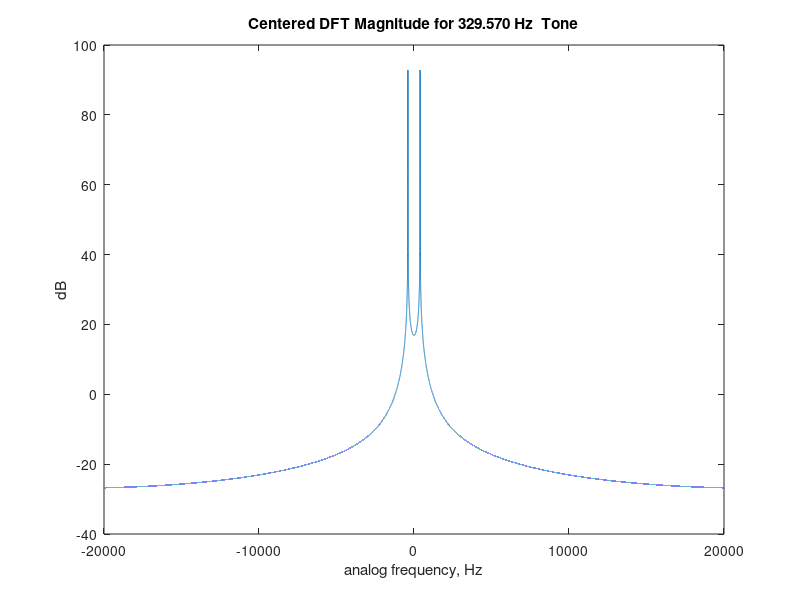
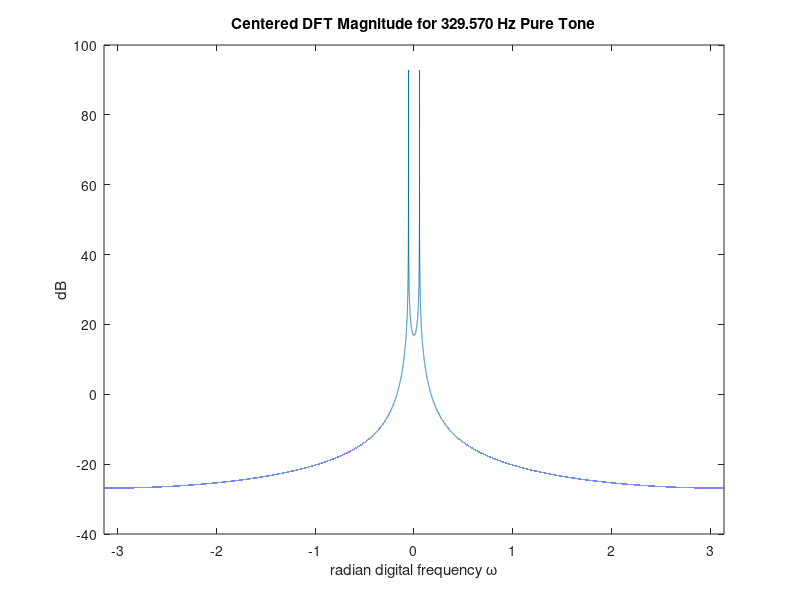
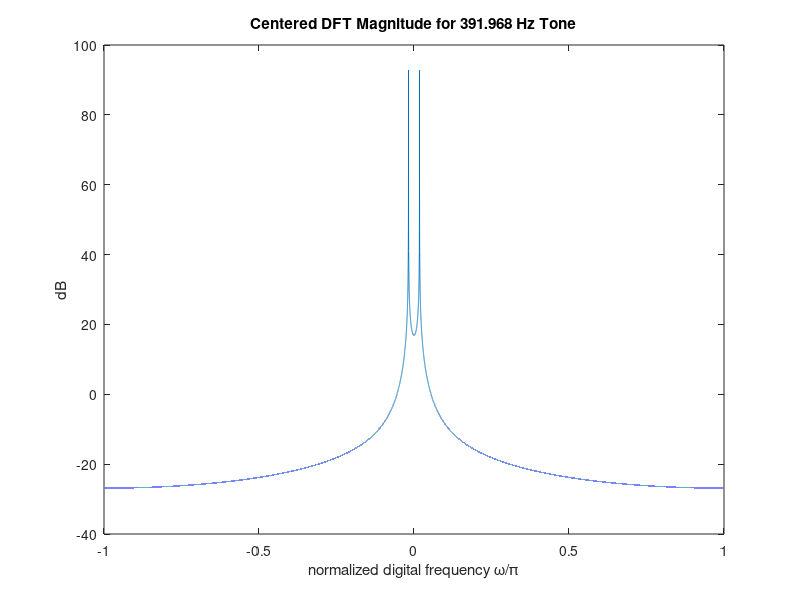

The MATLAB script that drew these images, in order:
%% Lab13
%    Name : Yamin Yee
%    Date : Dec 5, 2019
%    Lab Assignment : #13  

clear all; close all; clc; format compact;
disp('Lab #13');
disp(' ');
disp('%%%% Yamin Yee          %%%%');
disp('%%%% CECS 463 Fall 2019 %%%%');
disp('%%%% Lab Assignment #13 %%%%');
disp('%%%% 12/05/2019          %%%%');
disp(' ');
str=datestr(now); disp(['Matlab Time Stamp: ',str]);
disp('');
clc;close all;clear all;

%% Problem 1
%%  440 Hz
Fs = 44100; % sampling frequency in Hz

N = Fs * 2; % length of the 2 sec signal

n = 0:N-1; % discrete time variable

f_analog = 440; % analog frequency in Hz

w_dig = 2*pi*f_analog/Fs; % radian digital frequency

x = cos(w_dig * n); % the signal

% Normalize samples to the range [-1,1]

% Not really needed here b/c cos is already in this range,

% but done anyway to illustrate how you normalize.

x = x / max(abs(x));

sound(x,Fs,16); % play it through sound card

X = fftshift(fft(x)); % centered DFT

Xmag = abs(X); % centered DFT magnitude

XmagdB = 20*log10(Xmag); % convert to dB

% Plot the centered magnitude against analog frequency

w = -pi:2*pi/N:pi-2*pi/N; % dig rad freq vector

f = w * Fs /(2*pi); % analog freq vector

figure(1);

plot(f,XmagdB);

xlim([-20000 20000]);

title('Centered DFT Magnitude for 100 Hz  Tone');

xlabel('analog frequency, Hz');

ylabel('dB');

% Plot the centered magnitude against radian digital freq

figure(2);

plot(w,XmagdB);

xlim([-pi pi]);

title('Centered DFT Magnitude for 440 Hz Pure Tone');

xlabel('radian digital frequency \omega');

ylabel('dB');

% Plot against normalized digital frequency

figure(3);

plot(w/pi,XmagdB);

xlim([-1 1]);

title('Centered DFT Magnitude for 440 Hz Tone');

xlabel('normalized digital frequency \omega/\pi');

ylabel('dB');

% wait 3 seconds in case sound card is still busy pause(3);

audiowrite('A-440.wav',x,Fs); % write to wave file

[x2,Fs] = audioread('A-440.wav'); % read it back in

sound(x2,Fs,16); 

%% 441 Hz

Fs = 44100; % sampling frequency in Hz

N = Fs * 2; % length of the 2 sec signal

n = 0:N-1; % discrete time variable

f_analog = 441; % analog frequency in Hz

w_dig = 2*pi*f_analog/Fs; % radian digital frequency

x = cos(w_dig * n); % the signal

% Normalize samples to the range [-1,1]

% Not really needed here b/c cos is already in this range,

% but done anyway to illustrate how you normalize.

x = x / max(abs(x));

sound(x,Fs,16); % play it through sound card

X = fftshift(fft(x)); % centered DFT

Xmag = abs(X); % centered DFT magnitude

XmagdB = 20*log10(Xmag); % convert to dB

% Plot the centered magnitude against analog frequency

w = -pi:2*pi/N:pi-2*pi/N; % dig rad freq vector

f = w * Fs /(2*pi); % analog freq vector

figure(1);

plot(f,XmagdB);

xlim([-20000 20000]);

title('Centered DFT Magnitude for 100 Hz  Tone');

xlabel('analog frequency, Hz');

ylabel('dB');

% Plot the centered magnitude against radian digital freq

figure(2);

plot(w,XmagdB);

xlim([-pi pi]);

title('Centered DFT Magnitude for 441 Hz Pure Tone');

xlabel('radian digital frequency \omega');

ylabel('dB');

% Plot against normalized digital frequency

figure(3);

plot(w/pi,XmagdB);

xlim([-1 1]);

title('Centered DFT Magnitude for 441 Hz Tone');

xlabel('normalized digital frequency \omega/\pi');

ylabel('dB');

% wait 3 seconds in case sound card is still busy pause(3);

audiowrite('A-441.wav',x,Fs); % write to wave file

[x2,Fs] = audioread('A-441.wav'); % read it back in

sound(x2,Fs,16); 

%% 445 Hz

Fs = 44100; % sampling frequency in Hz

N = Fs * 2; % length of the 2 sec signal

n = 0:N-1; % discrete time variable

f_analog = 445; % analog frequency in Hz

w_dig = 2*pi*f_analog/Fs; % radian digital frequency

x = cos(w_dig * n); % the signal

% Normalize samples to the range [-1,1]

% Not really needed here b/c cos is already in this range,

% but done anyway to illustrate how you normalize.

x = x / max(abs(x));

sound(x,Fs,16); % play it through sound card

X = fftshift(fft(x)); % centered DFT

Xmag = abs(X); % centered DFT magnitude

XmagdB = 20*log10(Xmag); % convert to dB

% Plot the centered magnitude against analog frequency

w = -pi:2*pi/N:pi-2*pi/N; % dig rad freq vector

f = w * Fs /(2*pi); % analog freq vector

figure(1);

plot(f,XmagdB);

xlim([-20000 20000]);

title('Centered DFT Magnitude for 445 Hz  Tone');

xlabel('analog frequency, Hz');

ylabel('dB');

% Plot the centered magnitude against radian digital freq

figure(2);

plot(w,XmagdB);

xlim([-pi pi]);

title('Centered DFT Magnitude for 445 Hz Pure Tone');

xlabel('radian digital frequency \omega');

ylabel('dB');

% Plot against normalized digital frequency

figure(3);

plot(w/pi,XmagdB);

xlim([-1 1]);

title('Centered DFT Magnitude for 445 Hz Tone');

xlabel('normalized digital frequency \omega/\pi');

ylabel('dB');

% wait 3 seconds in case sound card is still busy pause(3);

audiowrite('A-445.wav',x,Fs); % write to wave file

[x2,Fs] = audioread('A-445.wav'); % read it back in

sound(x2,Fs,16);

%% Problem 2
%%  100 Hz
Fs = 44100; % sampling frequency in Hz

N = Fs * 2; % length of the 2 sec signal

n = 0:N-1; % discrete time variable

f_analog = 100; % analog frequency in Hz

w_dig = 2*pi*f_analog/Fs; % radian digital frequency

x = cos(w_dig * n); % the signal

% Normalize samples to the range [-1,1]

% Not really needed here b/c cos is already in this range,

% but done anyway to illustrate how you normalize.

x = x / max(abs(x));

sound(x,Fs,16); % play it through sound card

X = fftshift(fft(x)); % centered DFT

Xmag = abs(X); % centered DFT magnitude

XmagdB = 20*log10(Xmag); % convert to dB

% Plot the centered magnitude against analog frequency

w = -pi:2*pi/N:pi-2*pi/N; % dig rad freq vector

f = w * Fs /(2*pi); % analog freq vector

figure(1);

plot(f,XmagdB);

xlim([-20000 20000]);

title('Centered DFT Magnitude for 100 Hz  Tone');

xlabel('analog frequency, Hz');

ylabel('dB');

% Plot the centered magnitude against radian digital freq

figure(2);

plot(w,XmagdB);

xlim([-pi pi]);

title('Centered DFT Magnitude for 100 Hz Pure Tone');

xlabel('radian digital frequency \omega');

ylabel('dB');

% Plot against normalized digital frequency

figure(3);

plot(w/pi,XmagdB);

xlim([-1 1]);

title('Centered DFT Magnitude for 100 Hz Tone');

xlabel('normalized digital frequency \omega/\pi');

ylabel('dB');

% wait 3 seconds in case sound card is still busy pause(3);

audiowrite('A-100.wav',x,Fs); % write to wave file

[x2,Fs] = audioread('A-100.wav'); % read it back in

sound(x2,Fs,16); 

%%  250 Hz
Fs = 44100; % sampling frequency in Hz

N = Fs * 2; % length of the 2 sec signal

n = 0:N-1; % discrete time variable

f_analog = 250; % analog frequency in Hz

w_dig = 2*pi*f_analog/Fs; % radian digital frequency

x = cos(w_dig * n); % the signal

% Normalize samples to the range [-1,1]

% Not really needed here b/c cos is already in this range,

% but done anyway to illustrate how you normalize.

x = x / max(abs(x));

sound(x,Fs,16); % play it through sound card

X = fftshift(fft(x)); % centered DFT

Xmag = abs(X); % centered DFT magnitude

XmagdB = 20*log10(Xmag); % convert to dB

% Plot the centered magnitude against analog frequency

w = -pi:2*pi/N:pi-2*pi/N; % dig rad freq vector

f = w * Fs /(2*pi); % analog freq vector

figure(1);

plot(f,XmagdB);

xlim([-20000 20000]);

title('Centered DFT Magnitude for 250 Hz  Tone');

xlabel('analog frequency, Hz');

ylabel('dB');

% Plot the centered magnitude against radian digital freq

figure(2);

plot(w,XmagdB);

xlim([-pi pi]);

title('Centered DFT Magnitude for 250 Hz Pure Tone');

xlabel('radian digital frequency \omega');

ylabel('dB');

% Plot against normalized digital frequency

figure(3);

plot(w/pi,XmagdB);

xlim([-1 1]);

title('Centered DFT Magnitude for 250 Hz Tone');

xlabel('normalized digital frequency \omega/\pi');

ylabel('dB');

% wait 3 seconds in case sound card is still busy pause(3);

audiowrite('A-250.wav',x,Fs); % write to wave file

[x2,Fs] = audioread('A-250.wav'); % read it back in

sound(x2,Fs,16); 

%% 300 Hz

Fs = 44100; % sampling frequency in Hz

N = Fs * 2; % length of the 2 sec signal

n = 0:N-1; % discrete time variable

f_analog = 300; % analog frequency in Hz

w_dig = 2*pi*f_analog/Fs; % radian digital frequency

x = cos(w_dig * n); % the signal

% Normalize samples to the range [-1,1]

% Not really needed here b/c cos is already in this range,

% but done anyway to illustrate how you normalize.

x = x / max(abs(x));

sound(x,Fs,16); % play it through sound card

X = fftshift(fft(x)); % centered DFT

Xmag = abs(X); % centered DFT magnitude

XmagdB = 20*log10(Xmag); % convert to dB

% Plot the centered magnitude against analog frequency

w = -pi:2*pi/N:pi-2*pi/N; % dig rad freq vector

f = w * Fs /(2*pi); % analog freq vector

figure(1);

plot(f,XmagdB);

xlim([-20000 20000]);

title('Centered DFT Magnitude for 300 Hz  Tone');

xlabel('analog frequency, Hz');

ylabel('dB');

% Plot the centered magnitude against radian digital freq

figure(2);

plot(w,XmagdB);

xlim([-pi pi]);

title('Centered DFT Magnitude for 300 Hz Pure Tone');

xlabel('radian digital frequency \omega');

ylabel('dB');

% Plot against normalized digital frequency

figure(3);

plot(w/pi,XmagdB);

xlim([-1 1]);

title('Centered DFT Magnitude for 300 Hz Tone');

xlabel('normalized digital frequency \omega/\pi');

ylabel('dB');

% wait 3 seconds in case sound card is still busy pause(3);

audiowrite('A-300.wav',x,Fs); % write to wave file

[x2,Fs] = audioread('A-300.wav'); % read it back in

sound(x2,Fs,16); 

%% Problem 3
%. Find the frequencies for Middle C=440Hz, E (major 3rd) and G (perfect 5th)
%that make a harmonious chord(unison, major 3rdand 5thas explained below). 
%Use these frequencies to make a file chord.wavfile.
%Play it through WMP (Windows Media Player) and describe its sound.
%Plot the waveform and show the signal from t=0.500 to 0.505. Label the plot

%% E = 440*(1.0595)^(-7) = 329.570Hz
Fs = 44100; % sampling frequency in Hz

N = Fs * 2; % length of the 2 sec signal

n = 0:N-1; % discrete time variable

f_analog = 329.570; % analog frequency in Hz

w_dig = 2*pi*f_analog/Fs; % radian digital frequency

x = cos(w_dig * n); % the signal

% Normalize samples to the range [-1,1]

% Not really needed here b/c cos is already in this range,

% but done anyway to illustrate how you normalize.

x = x / max(abs(x));

sound(x,Fs,16); % play it through sound card

X = fftshift(fft(x)); % centered DFT

Xmag = abs(X); % centered DFT magnitude

XmagdB = 20*log10(Xmag); % convert to dB

% Plot the centered magnitude against analog frequency

w = -pi:2*pi/N:pi-2*pi/N; % dig rad freq vector

f = w * Fs /(2*pi); % analog freq vector

figure(1);

plot(f,XmagdB);

xlim([-20000 20000]);

title('Centered DFT Magnitude for 329.570 Hz  Tone');

xlabel('analog frequency, Hz');

ylabel('dB');

% Plot the centered magnitude against radian digital freq

figure(2);

plot(w,XmagdB);

xlim([-pi pi]);

title('Centered DFT Magnitude for 329.570 Hz Pure Tone');

xlabel('radian digital frequency \omega');

ylabel('dB');

% Plot against normalized digital frequency

figure(3);

plot(w/pi,XmagdB);

xlim([-1 1]);

title('Centered DFT Magnitude for 329.570 Hz Tone');

xlabel('normalized digital frequency \omega/\pi');

ylabel('dB');

% wait 3 seconds in case sound card is still busy pause(3);

audiowrite('A-329.570.wav',x,Fs); % write to wave fil
[x2,Fs] = audioread('A-329.570.wav'); % read it back in

sound(x2,Fs,16); 
%% G = 440*(1.0595)^(-2) = 391.968 Hz
Fs = 44100; % sampling frequency in Hz

N = Fs * 2; % length of the 2 sec signal

n = 0:N-1; % discrete time variable

f_analog = 391.968; % analog frequency in Hz

w_dig = 2*pi*f_analog/Fs; % radian digital frequency

x = cos(w_dig * n); % the signal

% Normalize samples to the range [-1,1]

% Not really needed here b/c cos is already in this range,

% but done anyway to illustrate how you normalize.

x = x / max(abs(x));

sound(x,Fs,16); % play it through sound card

X = fftshift(fft(x)); % centered DFT

Xmag = abs(X); % centered DFT magnitude

XmagdB = 20*log10(Xmag); % convert to dB

% Plot the centered magnitude against analog frequency

w = -pi:2*pi/N:pi-2*pi/N; % dig rad freq vector

f = w * Fs /(2*pi); % analog freq vector

figure(1);

plot(f,XmagdB);

xlim([-20000 20000]);

title('Centered DFT Magnitude for 329.570 Hz  Tone');

xlabel('analog frequency, Hz');

ylabel('dB');

% Plot the centered magnitude against radian digital freq

figure(2);

plot(w,XmagdB);

xlim([-pi pi]);

title('Centered DFT Magnitude for 329.570 Hz Pure Tone');

xlabel('radian digital frequency \omega');

ylabel('dB');

% Plot against normalized digital frequency

figure(3);

plot(w/pi,XmagdB);

xlim([-1 1]);

title('Centered DFT Magnitude for 391.968 Hz Tone');

xlabel('normalized digital frequency \omega/\pi');

ylabel('dB');

% wait 3 seconds in case sound card is still busy pause(3);

audiowrite('A-391.968.wav',x,Fs); % write to wave fil
[x2,Fs] = audioread('A-391.968.wav'); % read it back in

sound(x2,Fs,16); 
